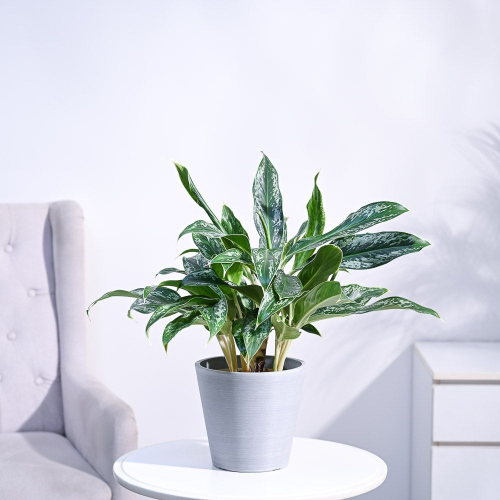
#> input picture reference_cache/170.jpg, 1000 x 1000 px (shown at 1/2 size)
$ python -i variant_images.py   (imports and definitions only)
#> lines starting #> are read from the running program, lines starting #| are printed output that depends on the picture
"""
Step 5: generate 4-5 multi-angle AI images for every product variant.

Input  : variants.csv  (product_id, variant_id, product_name, variant_label[, slug])
Output : variant_images/<product_id>_<variant_id>[_<slug>]/01_front.jpg ... 05_lifestyle.jpg

Providers (config.IMAGE_PROVIDER or --provider):
  cloudflare  Free daily quota (10,000 neurons/day, no card). With a reference photo it
              uses FLUX.2 [klein] (image-guided); without one, FLUX.1 schnell (text only).
              Stops cleanly when the quota is used up - run again the next day.
  openai      gpt-image (paid), also image-guided via the reference photo.

Reference photo = the product's real image already stored in your database. It is looked up in
this order: local product_images/ folder -> reference_cache/<product_id>.jpg -> your API
(GET /api/products/{id}/images), then cached. Variants with no reference are skipped
(config.REQUIRE_REFERENCE) rather than generating a lookalike plant.

Examples:
    python variant_images.py --dry-run          # counts + how many days it will take
    python variant_images.py                    # generate (resumable)
    python variant_images.py --provider openai --limit 20
"""
import argparse
import base64
import csv
import io
import logging
import math
import os
import time
from dataclasses import dataclass
from typing import Dict, List, Optional

import requests
from PIL import Image

import config

log = logging.getLogger("variant_images")

# (file key, camera description). The first IMAGES_PER_VARIANT entries are used.
ANGLES = [
    ("front", "front view, plant and pot centered, eye level"),
    ("side", "three-quarter side view from the left, showing the shape of the plant and the pot"),
    ("top", "top-down overhead view showing how the leaves are arranged"),
    ("closeup", "close-up detail shot of the leaves and their texture, shallow depth of field"),
    ("lifestyle", "placed in a bright modern living room next to a window, natural light, lifestyle photography"),
]
STUDIO_BG = "plain white studio background, soft diffused studio lighting"
IMAGE_EXTS = (".jpg", ".jpeg", ".png", ".webp")


class QuotaExhausted(Exception):
    """Daily free quota / billing limit hit - stop the run, resume later."""


class TransientError(Exception):
    """Rate limit / 5xx / network blip - worth retrying."""

    def __init__(self, message: str, retry_after: Optional[float] = None):
        super().__init__(message)
        self.retry_after = retry_after


class FatalProviderError(Exception):
    """Bad API key / no access / billing not set up - every request would fail, so stop the run."""


class PermanentError(Exception):
    """This prompt was rejected (e.g. safety filter) - skip the image."""


# ---------------------------------------------------------------------------
# Variants
# ---------------------------------------------------------------------------
@dataclass
class Variant:
    product_id: str
    variant_id: str
    product_name: str
    variant_label: str = ""
    slug: str = ""


# [15 lines left out: function load_variants, not called in this run]


def variant_dir(v: Variant) -> str:
    name = f"{v.product_id}_{v.variant_id}" + (f"_{v.slug}" if v.slug else "")
    return os.path.join(config.VARIANT_IMAGES_DIR, name)


# [30 lines left out: functions build_prompt, find_reference, not called in this run]


_REF_CACHE: Dict[str, Optional[str]] = {}


def flatten_to_white(img: Image.Image) -> Image.Image:
    """Convert to RGB, compositing transparency onto WHITE. (A plain .convert('RGB') turns transparent
    pixels black, which gives the model a black-background reference and hurts accuracy.)"""
    if img.mode == "P":
        img = img.convert("RGBA")
    if img.mode in ("RGBA", "LA"):
        img = img.convert("RGBA")
        bg = Image.new("RGB", img.size, (255, 255, 255))
        bg.paste(img, mask=img.split()[-1])
        return bg
    return img.convert("RGB")


def _cache_path(product_id: str) -> str:
    return os.path.join(config.REFERENCE_CACHE_DIR, f"{product_id}.jpg")


# [57 lines left out: functions _pick_image_url, fetch_reference_from_api, get_reference, not called in this run]


def prepare_reference_bytes(path: str, max_side: Optional[int] = None) -> bytes:
    """Flatten transparency onto white and shrink (keeping aspect ratio) to max_side.
    Cloudflare needs < 512px (config.REFERENCE_MAX_SIDE); OpenAI uses config.OPENAI_REFERENCE_MAX_SIDE."""
#> called with path = 'reference_cache/170.jpg'
    max_side = max_side or config.REFERENCE_MAX_SIDE
    img = flatten_to_white(Image.open(path))
#> in flatten_to_white, returned value is the input picture: PIL image 1000x1000 RGB; mean R, G, B 211.7, 214.6, 221.7
    img.thumbnail((max_side, max_side))
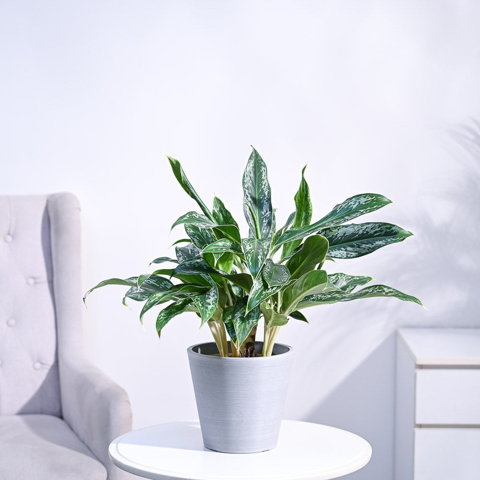
#> img: PIL image 480x480 RGB; mean R, G, B 211.7, 214.6, 221.7
    buf = io.BytesIO()
    img.save(buf, "JPEG", quality=92)
    return buf.getvalue()


# [8 lines that did not run here, left out]


# ---------------------------------------------------------------------------
# Providers
# ---------------------------------------------------------------------------
# [5 lines that did not run here, left out]


# [11 lines that did not run here, left out]


class CloudflareProvider:
    name = "cloudflare"

    # [4 lines left out: function __init__, not called in this run]

    def _run_url(self, model: str) -> str:
        return f"{config.CF_BASE_URL}/accounts/{config.CF_ACCOUNT_ID}/ai/run/{model}"

    # [27 lines left out: function generate, not called in this run]


# Approximate USD per 1024x1024 output image, from OpenAI's token pricing as reported in Sept 2026.
# Reference-image input adds roughly another $0.01-0.02. Always confirm on OpenAI's pricing page.
APPROX_OUTPUT_COST = {
    "gpt-image-2": {"low": 0.006, "medium": 0.053, "high": 0.211},
    # 2.5 models: OpenAI says token RATES match gpt-image-2 but does not publish tokens-per-image,
    # so these reuse the gpt-image-2 numbers as an assumption. Check usage.output_tokens on a real run.
    "gpt-image-2.5-flare": {"low": 0.006, "medium": 0.053, "high": 0.211},
    "gpt-image-2.5-sunburst": {"low": 0.006, "medium": 0.053, "high": 0.211},
    "gpt-image-1.5": {"low": 0.009, "medium": 0.034, "high": 0.133},
    "gpt-image-1": {"low": 0.011, "medium": 0.042, "high": 0.167},
    "gpt-image-1-mini": {"low": 0.005, "medium": 0.011, "high": 0.036},
}
APPROX_REFERENCE_INPUT_COST = 0.015


# [5 lines left out: function estimate_cost_per_image, not called in this run]


class OpenAIProvider:
    """gpt-image models. With a reference photo it uses POST /images/edits (image[] upload); otherwise
    POST /images/generations. gpt-image-2 always uses high-fidelity references and REJECTS input_fidelity;
    gpt-image-1 / 1.5 accept input_fidelity=high, which we send only for those models (config.OPENAI_INPUT_FIDELITY)."""
    name = "openai"

    # [162 lines left out: functions __init__, _post, generate, get_provider, generate_with_retry, save_as_jpeg and 2 more, not called in this run]


# [16 lines not run here, left out]

>>> result = prepare_reference_bytes('reference_cache/170.jpg')
